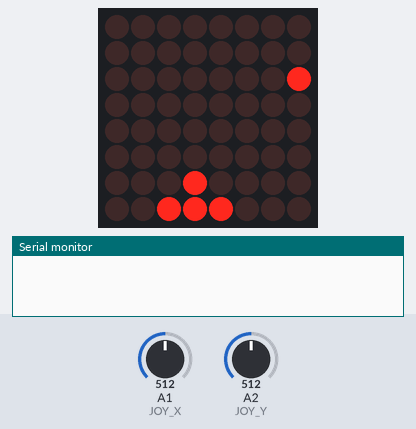
The sketch below on a simulated Arduino Uno, built with avr-gcc and run on an emulated ATmega328P. Parts: 8×8 LED matrix, the last lines printed to the serial monitor. The inputs (shaded band) are chosen by the test bench; at power-on: A1 (JOY_X) = 512, A2 (JOY_Y) = 512. Random numbers use the default seed unless the sketch sets one.

Above: at 1.2 s.
1.3 s: A1 (JOY_X) set to 782
3.3 s: A1 (JOY_X) set to 812
At 3.45 s:
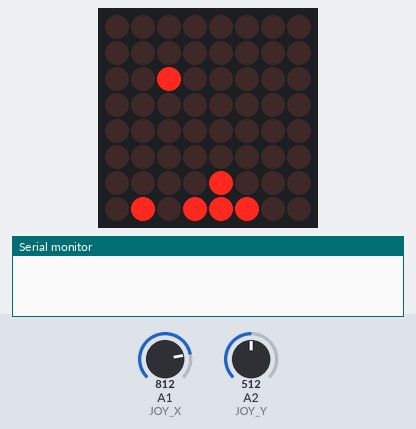
5.3 s: A2 (JOY_Y) set to 190
At 5.76 s:
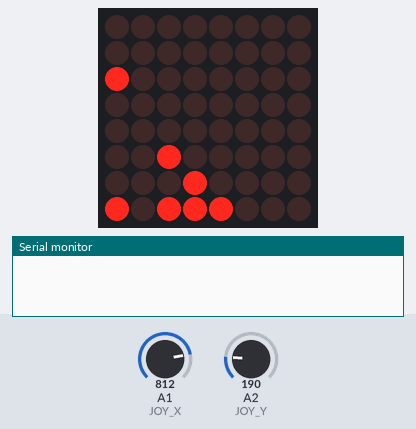
7.3 s: A2 (JOY_Y) set to 208
At 9.04 s:
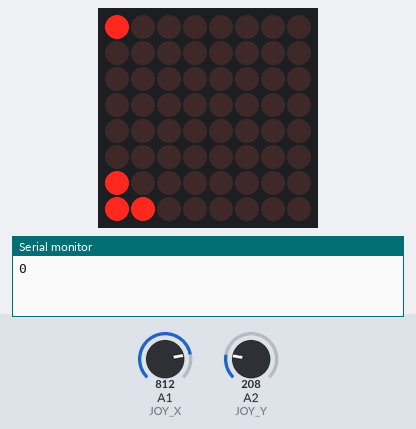
9.3 s: A1 (JOY_X) set to 790
At 9.5 s:
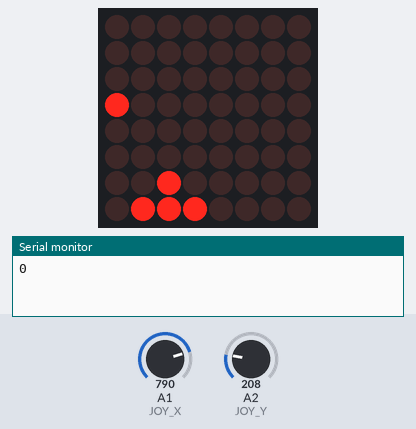
11.3 s: A2 (JOY_Y) set to 0
At 12.25 s:
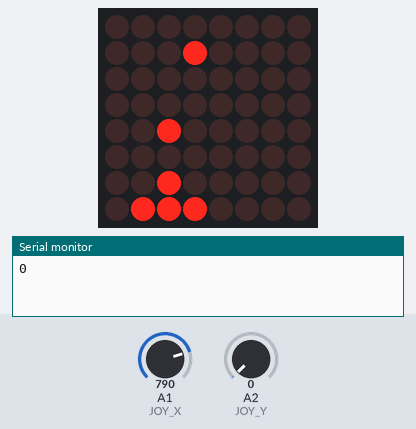

The sketch:

spaceInvadersV2pog.ino
```cpp
#include "MaxMatrix.h"

#define JOY_X A1
#define JOY_Y A2
#define DIN 9
#define CS 10
#define CLK 11
MaxMatrix disp = MaxMatrix(DIN, CS, CLK, 1);

unsigned int score = 0, highScore = 0;

// Projectile
unsigned int bulletCount = 0;
unsigned int bulletX[8] = {0, 0, 0, 0, 0, 0, 0, 0}, bulletY[8] = {6, 6, 6, 6, 6, 6, 6, 6};
#define newBullet(x) {bulletX[bulletCount] = x; bulletCount++;}
#define resetBullet(i) {bulletCount--;\
  while(i < bulletCount) {bulletX[(i)] = bulletX[(i+1)], bulletY[(i)] = bulletY[(i+1)] - 1; i++;} \
  bulletY[bulletCount] = 6;}
#define movBullet(i) {if(bulletY[i] == 0) {resetBullet(i)} else bulletY[i]--;}
#define movBullets() {for(unsigned int i = 0; i < bulletCount; i++) {movBullet(i)}}

// Ship
unsigned int shipX = 3, shipLife = 3;
const unsigned int shipY = 7;
#define shoot() newBullet(shipX);
#define mov() {unsigned int joy = analogRead(JOY_X); shipX = joy < 200 ? (shipX > 0 ? shipX - 1 : 7) : (joy > 800 ? (shipX < 7 ? shipX + 1 : 0) : shipX);}

// Enemy
unsigned int enemyCount = 0;
unsigned int enemyX[8] = {0, 0, 0, 0, 0, 0, 0, 0}, enemyY[8] = {0, 0, 0, 0, 0, 0, 0, 0};
#define newEnemy(x) {enemyX[enemyCount] = x; enemyCount++;}
#define resetEnemy(i) {enemyCount--;\
  for(unsigned int ii = i; ii < enemyCount; ii++) {enemyX[(ii)] = enemyX[(ii+1)], enemyY[(ii)] = enemyY[(ii+1)] + 1;}\
  enemyY[enemyCount] = 0;}
#define movEnemy(i) {if(enemyY[i] == 7) {resetEnemy(i)} else enemyY[i]++;}
#define movEnemies() {for(unsigned int i = 0; i < enemyCount; i++) movEnemy(i)}

// Collision
#define collidesShip(i) (enemyX[i] == shipX && enemyY[i] == 6) || ((enemyX[i] == shipX - 1 || enemyX[i] == shipX || enemyX[i] == shipX + 1) && enemyY[i] == 7)
#define collidesBullet(i, b) enemyX[i] == bulletX[b] && enemyY[i] == bulletY[b]
#define collides(i) {if(collidesShip(i)){shipLife--; resetEnemy(i);} for(unsigned int ii = 0; ii < bulletCount; ii++){if(collidesBullet(i, ii)){resetEnemy(i); score++;}}}
#define collision() {for(unsigned int i = 0; i < enemyCount; i++)collides(i)}

// Visual
#define prtShip() {disp.setDot(shipX, shipY, true); disp.setDot(shipX, shipY - 1, true); disp.setDot(shipX - 1, shipY, true); disp.setDot(shipX + 1, shipY, true);}
#define prtBullet(i) {disp.setDot(bulletX[i], bulletY[i], true);}
#define prtBullets() {for(unsigned int i = 0; i < bulletCount; i++) prtBullet(i);}
#define prtEnemy(i) {disp.setDot(enemyX[i], enemyY[i], true);}
#define prtEnemies() {for(unsigned int i = 0; i < enemyCount; i++) prtEnemy(i);}
#define prtArr(vjecY, vjecX) {Serial.print(vjecY[0]); Serial.print(vjecY[1]); Serial.print(vjecY[2]); Serial.print(vjecY[3]); Serial.print(vjecY[4]); Serial.print(vjecY[5]); Serial.print(vjecY[6]); Serial.println(vjecY[7]);\
  Serial.print(vjecX[0]); Serial.print(vjecX[1]); Serial.print(vjecX[2]); Serial.print(vjecX[3]); Serial.print(vjecX[4]); Serial.print(vjecX[5]); Serial.print(vjecX[6]); Serial.println(vjecX[7]);}

// uhhh general
unsigned long time = 1;
#define DELAY 3000
#define reset() Serial.println(highScore); score = 0, shipX = 3, shipLife = 3, time = 1, bulletY[0] = 6, bulletY[1] = 6, bulletY[2] = 6, bulletY[3] = 6, bulletY[4] = 6, bulletY[5] = 6, bulletY[6] = 6, bulletY[7] = 6, bulletCount = 0; enemyY[0] = 0, enemyY[1] = 0, enemyY[2] = 0, enemyY[3] = 0, enemyY[4] = 0, enemyY[5] = 0, enemyY[6] = 0, enemyY[7] = 0, enemyCount = 0;
#define resetScreen() disp.setColumnAll(0, 1); disp.setColumnAll(1, 1); disp.setColumnAll(2, 1); disp.setColumnAll(3, 1); disp.setColumnAll(4, 1); disp.setColumnAll(5, 1); disp.setColumnAll(6, 1); disp.setColumnAll(7, 1); delay(200); disp.clear();
// UHHHHHHHHH
void setup() {
  pinMode(JOY_X, INPUT);
  pinMode(JOY_Y, INPUT);
  disp.init();
  disp.setIntensity(0.5);
  Serial.begin(9600);
}

void loop() {
  time++;
  unsigned int uhh = score < 300 ? abs(DELAY - 10 * score) : 0;
  if(time % uhh == 0){
    mov()
    movBullets()
    movEnemies()
    collision()
    if(time % (4 * uhh) == 0 && analogRead(JOY_Y) < 200) shoot();
    if(time % (5 * uhh) == 0) newEnemy(random(0, 8));
    disp.clear();
    prtShip()
    prtBullets()
    prtEnemies()
  }

  if(score > highScore) highScore = score;
  if(shipLife <= 0) {reset(); resetScreen();}
}
```

Measured:
- the behaviour switches between 800 and 801 on A1 (JOY_X) (found by bisection; images 0 and 1)
- the behaviour switches between 199 and 200 on A2 (JOY_Y) (found by bisection; images 2 and 3)
